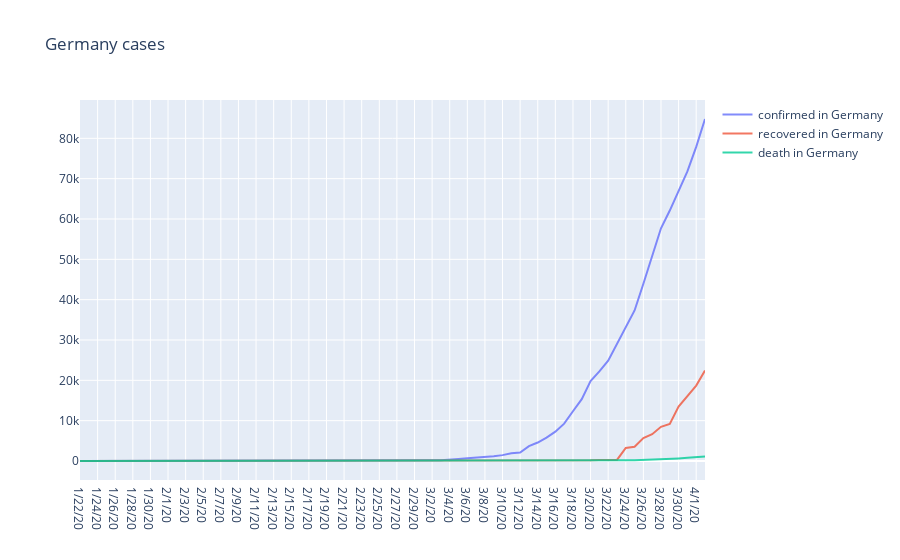

This figure's notebook cell:
### Code cell
fig = go.Figure()

countries = ['Germany']

for country in countries:
    conf_country = transformed_covid_conf[transformed_covid_conf['Country/Region'] == country].sort_index()
    recov_country = transformed_covid_recov[transformed_covid_recov['Country/Region'] == country].sort_index()
    death_country = transformed_covid_death[transformed_covid_death['Country/Region'] == country].sort_index()
    
    confirmed = 'confirmed in '+ country
    recovered = 'recovered in '+ country
    death = 'death in '+ country
    
    fig.add_trace(go.Scatter(
        x=conf_country.Date,
        y=conf_country.Value,
        name=confirmed,
        opacity=0.8))
    
    fig.add_trace(go.Scatter(
        x=recov_country.Date,
        y=recov_country.Value,
        name=recovered,
        opacity=0.8,))

    fig.add_trace(go.Scatter(
        x=death_country.Date,
        y=death_country.Value,
        name=death,
        opacity=0.8,))
    
    # Layout update 
fig.update_layout(title_text="Germany cases")

fig.show()

plot(fig, filename=PLOT_PATH + 'Germany cases.html', auto_open=False)

### Figure 1 — Plotly figure (JSON) as saved in the notebook; plotly's stock layout.template omitted (floating-point values rounded to 4 significant figures)
{"data": [{"name": "confirmed in Germany", "opacity": 0.8, "type": "scatter", "x": ["1/22/20", "1/23/20", "1/24/20", "1/25/20", "1/26/20", "1/27/20", "1/28/20", "1/29/20", "1/30/20", "1/31/20", "2/1/20", "2/2/20", "2/3/20", "2/4/20", "2/5/20", "2/6/20", "2/7/20", "2/8/20", "2/9/20", "2/10/20", "2/11/20", "2/12/20", "2/13/20", "2/14/20", "2/15/20", "2/16/20", "2/17/20", "2/18/20", "2/19/20", "2/20/20", "2/21/20", "2/22/20", "2/23/20", "2/24/20", "2/25/20", "2/26/20", "2/27/20", "2/28/20", "2/29/20", "3/1/20", "3/2/20", "3/3/20", "3/4/20", "3/5/20", "3/6/20", "3/7/20", "3/8/20", "3/9/20", "3/10/20", "3/11/20", "3/12/20", "3/13/20", "3/14/20", "3/15/20", "3/16/20", "3/17/20", "3/18/20", "3/19/20", "3/20/20", "3/21/20", "3/22/20", "3/23/20", "3/24/20", "3/25/20", "3/26/20", "3/27/20", "3/28/20", "3/29/20", "3/30/20", "3/31/20", "4/1/20", "4/2/20"], "y": [0, 0, 0, 0, 0, 1, 4, 4, 4, 5, 8, 10, 12, 12, 12, 12, 13, 13, 14, 14, 16, 16, 16, 16, 16, 16, 16, 16, 16, 16, 16, 16, 16, 16, 17, 27, 46, 48, 79, 130, 159, 196, 262, 482, 670, 799, 1040, 1176, 1457, 1908, 2078, 3675, 4585, 5795, 7272, 9257, 12327, 15320, 19848, 22213, 24873, 29056, 32986, 37323, 43938, 50871, 57695, 62095, 66885, 71808, 77872, 84794]}, {"name": "recovered in Germany", "opacity": 0.8, "type": "scatter", "x": ["1/22/20", "1/23/20", "1/24/20", "1/25/20", "1/26/20", "1/27/20", "1/28/20", "1/29/20", "1/30/20", "1/31/20", "2/1/20", "2/2/20", "2/3/20", "2/4/20", "2/5/20", "2/6/20", "2/7/20", "2/8/20", "2/9/20", "2/10/20", "2/11/20", "2/12/20", "2/13/20", "2/14/20", "2/15/20", "2/16/20", "2/17/20", "2/18/20", "2/19/20", "2/20/20", "2/21/20", "2/22/20", "2/23/20", "2/24/20", "2/25/20", "2/26/20", "2/27/20", "2/28/20", "2/29/20", "3/1/20", "3/2/20", "3/3/20", "3/4/20", "3/5/20", "3/6/20", "3/7/20", "3/8/20", "3/9/20", "3/10/20", "3/11/20", "3/12/20", "3/13/20", "3/14/20", "3/15/20", "3/16/20", "3/17/20", "3/18/20", "3/19/20", "3/20/20", "3/21/20", "3/22/20", "3/23/20", "3/24/20", "3/25/20", "3/26/20", "3/27/20", "3/28/20", "3/29/20", "3/30/20", "3/31/20", "4/1/20", "4/2/20"], "y": [0, 0, 0, 0, 0, 0, 0, 0, 0, 0, 0, 0, 0, 0, 0, 0, 0, 0, 0, 0, 0, 0, 1, 1, 1, 1, 1, 12, 12, 12, 14, 14, 14, 14, 14, 15, 16, 16, 16, 16, 16, 16, 16, 16, 17, 18, 18, 18, 18, 25, 25, 46, 46, 46, 67, 67, 105, 113, 180, 233, 266, 266, 3243, 3547, 5673, 6658, 8481, 9211, 13500, 16100, 18700, 22440]}, {"name": "death in Germany", "opacity": 0.8, "type": "scatter", "x": ["1/22/20", "1/23/20", "1/24/20", "1/25/20", "1/26/20", "1/27/20", "1/28/20", "1/29/20", "1/30/20", "1/31/20", "2/1/20", "2/2/20", "2/3/20", "2/4/20", "2/5/20", "2/6/20", "2/7/20", "2/8/20", "2/9/20", "2/10/20", "2/11/20", "2/12/20", "2/13/20", "2/14/20", "2/15/20", "2/16/20", "2/17/20", "2/18/20", "2/19/20", "2/20/20", "2/21/20", "2/22/20", "2/23/20", "2/24/20", "2/25/20", "2/26/20", "2/27/20", "2/28/20", "2/29/20", "3/1/20", "3/2/20", "3/3/20", "3/4/20", "3/5/20", "3/6/20", "3/7/20", "3/8/20", "3/9/20", "3/10/20", "3/11/20", "3/12/20", "3/13/20", "3/14/20", "3/15/20", "3/16/20", "3/17/20", "3/18/20", "3/19/20", "3/20/20", "3/21/20", "3/22/20", "3/23/20", "3/24/20", "3/25/20", "3/26/20", "3/27/20", "3/28/20", "3/29/20", "3/30/20", "3/31/20", "4/1/20", "4/2/20"], "y": [0, 0, 0, 0, 0, 0, 0, 0, 0, 0, 0, 0, 0, 0, 0, 0, 0, 0, 0, 0, 0, 0, 0, 0, 0, 0, 0, 0, 0, 0, 0, 0, 0, 0, 0, 0, 0, 0, 0, 0, 0, 0, 0, 0, 0, 0, 0, 2, 2, 3, 3, 7, 9, 11, 17, 24, 28, 44, 67, 84, 94, 123, 157, 206, 267, 342, 433, 533, 645, 775, 920, 1107]}], "layout": {"title": {"text": "Germany cases"}}}
